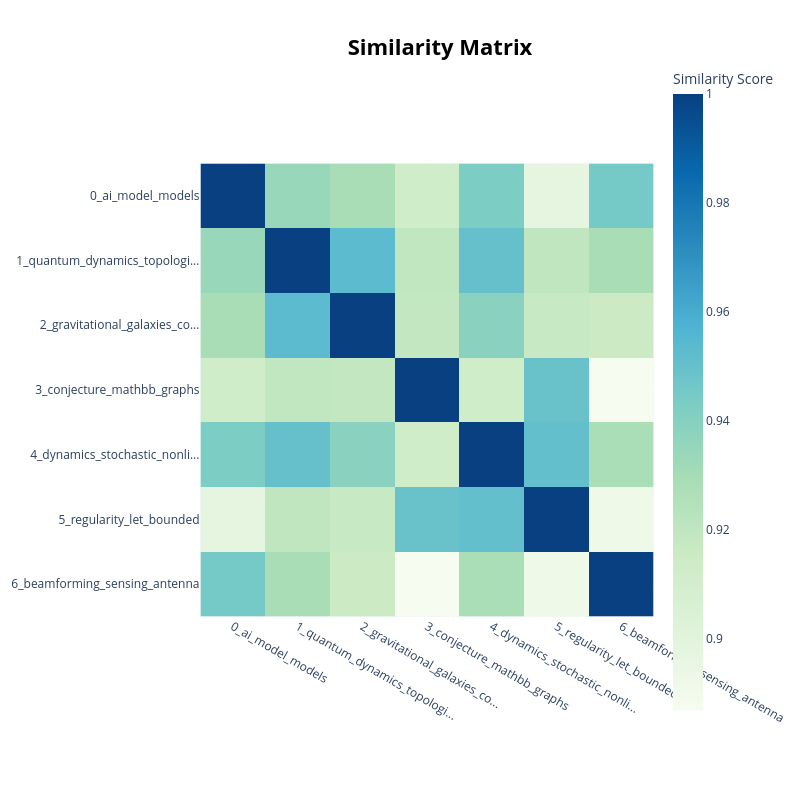

The code cell stored with this chart in its notebook:
### Code cell
# Visualizing the topics
topic_model.visualize_heatmap()

### Figure 1 — Plotly figure (JSON) as saved in the notebook; plotly's stock layout.template omitted (floating-point values rounded to 4 significant figures)
{"data": [{"coloraxis": "coloraxis", "hovertemplate": "x: %{x}<br>y: %{y}<br>Similarity Score: %{z}<extra></extra>", "name": "0", "type": "heatmap", "x": ["0_ai_model_models", "1_quantum_dynamics_topologi...", "2_gravitational_galaxies_co...", "3_conjecture_mathbb_graphs", "4_dynamics_stochastic_nonli...", "5_regularity_let_bounded", "6_beamforming_sensing_antenna"], "xaxis": "x", "y": ["0_ai_model_models", "1_quantum_dynamics_topologi...", "2_gravitational_galaxies_co...", "3_conjecture_mathbb_graphs", "4_dynamics_stochastic_nonli...", "5_regularity_let_bounded", "6_beamforming_sensing_antenna"], "yaxis": "y", "z": [[1.0, 0.9345, 0.9288, 0.9123, 0.943, 0.898, 0.9452], [0.9345, 1.0, 0.9532, 0.9193, 0.9501, 0.9199, 0.9292], [0.9288, 0.9532, 1.0, 0.9185, 0.9388, 0.9173, 0.9152], [0.9123, 0.9193, 0.9185, 1.0, 0.9121, 0.949, 0.8868], [0.943, 0.9501, 0.9388, 0.9121, 1.0, 0.9508, 0.9284], [0.898, 0.9199, 0.9173, 0.949, 0.9508, 1.0, 0.8923], [0.9452, 0.9292, 0.9152, 0.8868, 0.9284, 0.8923, 1.0]]}], "layout": {"coloraxis": {"autocolorscale": false, "colorbar": {"title": {"text": "Similarity Score"}}, "colorscale": [[0, "rgb(247,252,240)"], [0.125, "rgb(224,243,219)"], [0.25, "rgb(204,235,197)"], [0.375, "rgb(168,221,181)"], [0.5, "rgb(123,204,196)"], [0.625, "rgb(78,179,211)"], [0.75, "rgb(43,140,190)"], [0.875, "rgb(8,104,172)"], [1, "rgb(8,64,129)"]]}, "height": 800, "hoverlabel": {"bgcolor": "white", "font": {"family": "Rockwell", "size": 16}}, "legend": {"title": {"text": "Trend"}}, "margin": {"t": 60}, "showlegend": true, "title": {"font": {"color": "Black", "size": 22}, "text": "<b>Similarity Matrix</b>", "x": 0.55, "xanchor": "center", "y": 0.95, "yanchor": "top"}, "width": 800, "xaxis": {"anchor": "y", "constrain": "domain", "domain": [0, 1], "scaleanchor": "y"}, "yaxis": {"anchor": "x", "autorange": "reversed", "constrain": "domain", "domain": [0, 1]}}}
